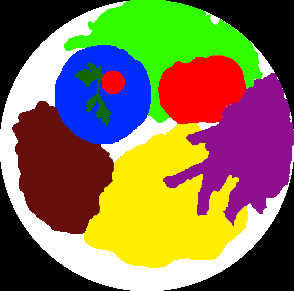
#> input picture assets/images/imagem1-labels.jpg, 294 x 291 px
$ python true_segmentations.py
#> lines starting #> are read from the running program, lines starting #| are printed output that depends on the picture; after the words box and inside, x2 and y2 are one past the last pixel; in counts of white or black regions, pixels touching at a corner belong together; long printed decimals are rounded
from matplotlib import pyplot as plt
from skimage import color
from skimage.segmentation import mark_boundaries
from pathlib import Path
import numpy as np
from skimage.segmentation import slic
from skimage.io import imread
from skimage.transform import resize

base_dir = Path(__file__).parent

images_dir = base_dir / "assets/images"

# Carregue sua imagem de referência (imagem "gabarito") e a imagem que você deseja segmentar

imagem_referencia = imread(images_dir / "imagem1-labels.jpg")
#> imagem_referencia is the input picture: shape (291, 294, 3); mean R, G, B 130.7, 115, 78.8
imagem_segmentar = imread(images_dir / "imagem1.jpg")
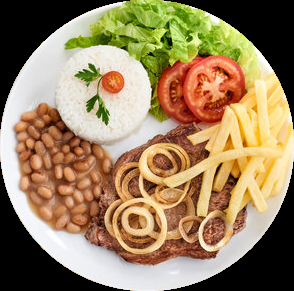
#> input picture assets/images/imagem1.jpg, 294 x 291 px
#> imagem_segmentar is the input picture: shape (291, 294, 3); mean R, G, B 154.1, 130.8, 96.4

# Redimensione a imagem que você deseja segmentar para ter as mesmas dimensões da imagem de referência
imagem_segmentar = resize(imagem_segmentar, imagem_referencia.shape[:2], mode='constant')

# Realize a segmentação na imagem que você deseja segmentar usando o método SLIC
segmentos = slic(imagem_segmentar, n_segments=100, compactness=10)
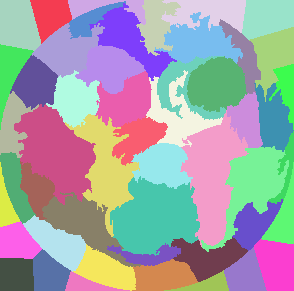
#> segmentos: shape (291, 294) int64; 50 distinct labels, from 1 to 50; one colour per label, 0 black

# Obtenha a lista de valores únicos dos segmentos
valores_segmentos = np.unique(segmentos)
#> valores_segmentos = 50 values from 1 to 50

# Inicialize o somatório das sobreposições e o contador de segmentos
soma_sobreposicoes = 0
contador_segmentos = 0

# Percorra cada segmento
for valor_segmento in valores_segmentos:
    # Crie uma máscara para o segmento atual
    mascara_segmento = segmentos == valor_segmento

    # Calcule a área do segmento na imagem de referência
    area_referencia = np.sum(imagem_referencia[mascara_segmento])

    # Calcule a área do segmento na imagem segmentada
    area_segmentar = np.sum(imagem_segmentar[mascara_segmento])

    # Calcule a área da interseção entre o segmento na imagem de referência e na imagem segmentada
    area_intersecao = np.sum(imagem_referencia[mascara_segmento] * imagem_segmentar[mascara_segmento])

    # Verifique se a área de interseção é maior que zero antes de calcular o IoU
    if area_intersecao > 0:
        # Calcule o Índice de Jaccard (IoU) para o segmento atual
        iou = area_intersecao / (area_referencia + area_segmentar - area_intersecao)

        # Adicione o IoU ao somatório total
        soma_sobreposicoes += iou

        # Incremente o contador de segmentos
        contador_segmentos += 1
#> this loop made 50 passes
#> (area_referencia, area_segmentar, area_intersecao, iou, soma_sobreposicoes) on passes 2, 3, 4, 5, 7, 8, 9, 10, 11, 12, 13, 14: (9969, 26.9, 6803, 2.13, 2.39), (98719, 460.2, 65875, 1.98, 4.37), (404434, 1924.3, 267249.1, 1.92, 6.29), (253298, 1231.9, 192096.1, 3.08, 9.37), (516940, 1859.6, 438709.9, 5.48, 14.85), (696925, 2826.2, 389917.7, 1.26, 16.11), (699497, 3456.5, 477691.2, 2.12, 18.23), (336516, 2384.8, 289143.4, 5.81, 24.04), (1125059, 4733.7, 948953.8, 5.25, 29.29), (267288, 1390.7, 242657, 9.33, 38.61), (18381, 47.87, 12119, 1.92, 40.53), (512360, 4264.8, 426860.3, 4.76, 45.29)
#> pass 1, `mascara_segmento = segmentos == valor_segmento`:
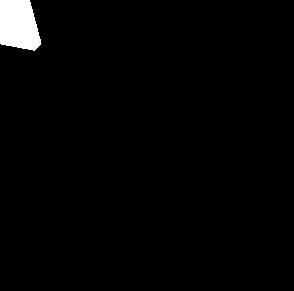
#> mascara_segmento: shape (291, 294) bool; 2% white; 1 white region, box (x1, y1, x2, y2) and area: (0, 0, 41, 51) 1724
#> pass 2, `mascara_segmento = segmentos == valor_segmento`:
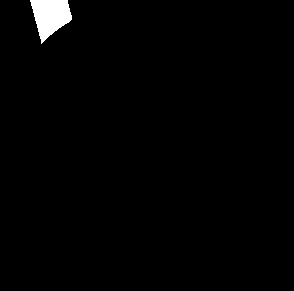
#> mascara_segmento: shape (291, 294) bool; 1.4% white; 1 white region, box (x1, y1, x2, y2) and area: (30, 0, 72, 44) 1155
#> pass 3, `mascara_segmento = segmentos == valor_segmento`:
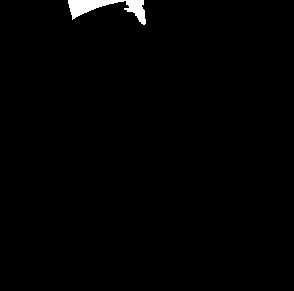
#> mascara_segmento: shape (291, 294) bool; 0.94% white; 1 white region, box (x1, y1, x2, y2) and area: (68, 0, 146, 25) 807
#> after the loop, contador_segmentos = 46; soma_sobreposicoes = 168

# Verifique se pelo menos um segmento teve sobreposição válida
if contador_segmentos > 0:
    # Calcule a média dos IoUs para obter a sobreposição média
    sobreposicao_media = soma_sobreposicoes / contador_segmentos
#> sobreposicao_media = 3.65
else:
    # Caso contrário, defina a sobreposição média como zero
    sobreposicao_media = 0

print("Sobreposição média (IoU):", sobreposicao_media)
#| Sobreposição média (IoU): 3.652


# [10 lines of commented-out code are left out]
